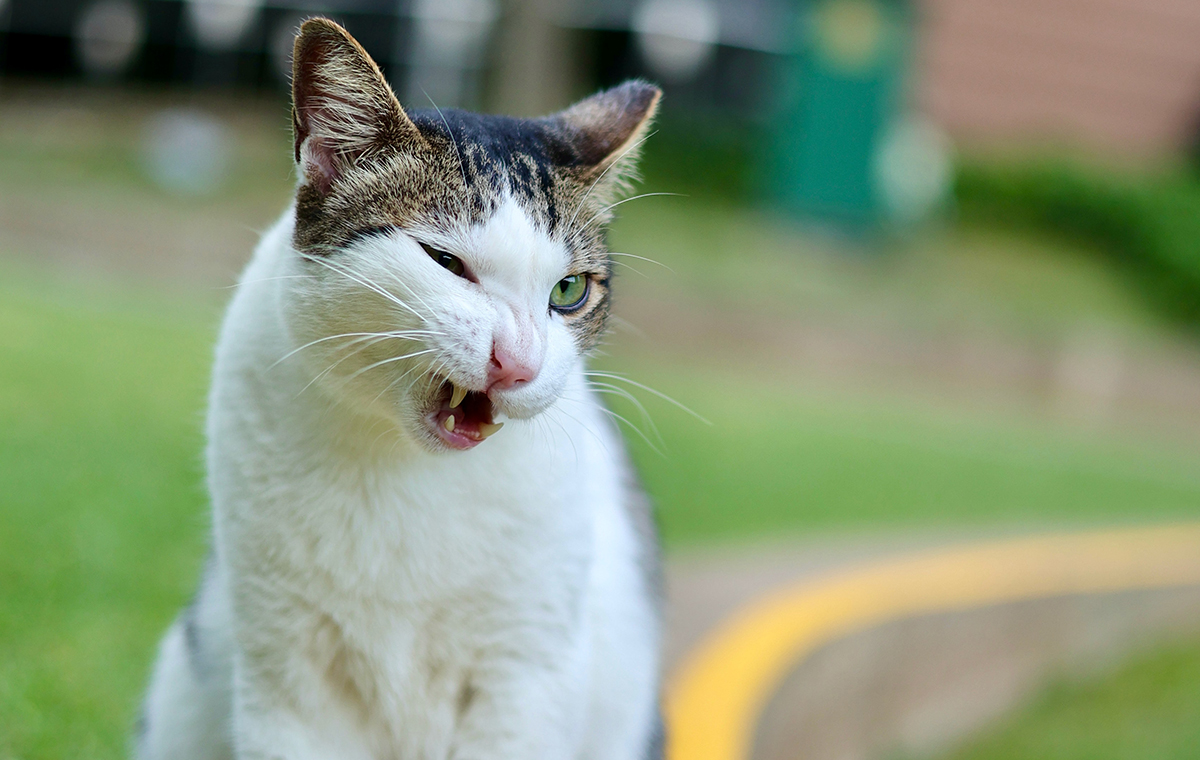
#> input picture day09/cat.jpg, 1200 x 760 px, found by its file name
$ python p59_opencv.py
#> lines starting #> are read from the running program, lines starting #| are printed output that depends on the picture
# file : p59_opencv.py
# desc : OpenCV 활용

# OpenCV 실시간 이미지 프로세싱 라이브러리
'''
> pip install opencv-python
'''
import cv2

# print(cv2.__version__)    # OpenCV 설치 확인
image = cv2.imread('./day09/cat.jpg',cv2.IMREAD_UNCHANGED)  # cv2.IMREAD_GRAYSCALE -> 컬러이미지를 흑백으로 변환
#> image is the input picture: shape (760, 1200, 3); mean B, G, R 120.6, 149.9, 135.1
gray = cv2.cvtColor(image, cv2.COLOR_BGR2GRAY)  # 원본을 흑백으로 변경
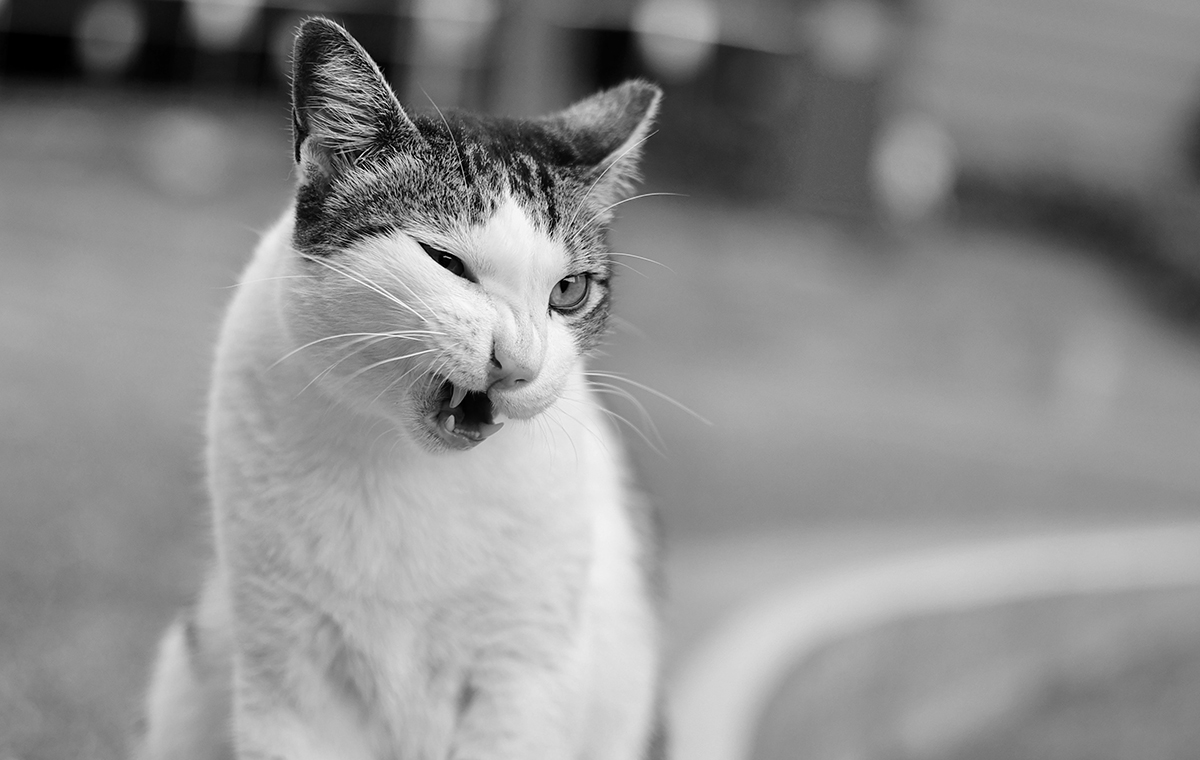
#> gray: shape (760, 1200); min 0, max 255, mean 142.1


height, width, channel = image.shape
#> height = 760; width = 1200; channel = 3
print(height, width, channel)
#| 760 1200 3

sizeSmall = cv2.resize(image,(height//2, width//2))
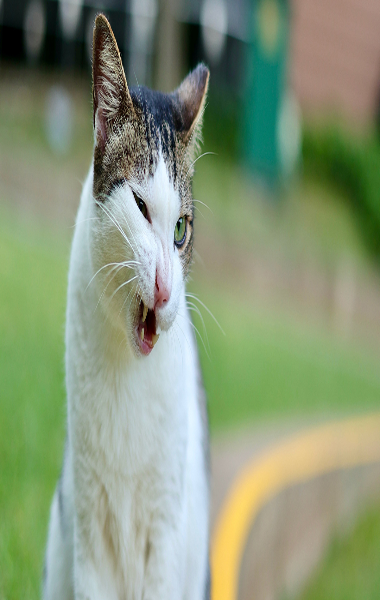
#> sizeSmall: shape (600, 380, 3); mean B, G, R 120.5, 149.8, 135

img_cropped = image[:(height//2),:(width//2)]  # x,y 축을 반으로 잘라 반만 나옴
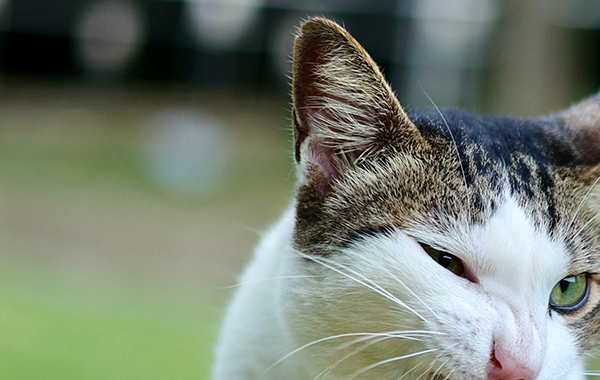
#> img_cropped: shape (380, 600, 3); mean B, G, R 111.3, 125.7, 116.3

cv2.imshow('Cat, color',image)  # 원본
cv2.imshow('Reduced Cat', sizeSmall)  # 반으로 줄인  사이즈
cv2.imshow('Cat, gray', gray)   # 흑백
cv2.imshow('half Cat', img_cropped)
cv2.waitKey(0)
cv2.destroyAllWindows()

$ run again, with day09/tropical_beach.jpg copied over day09/cat.jpg
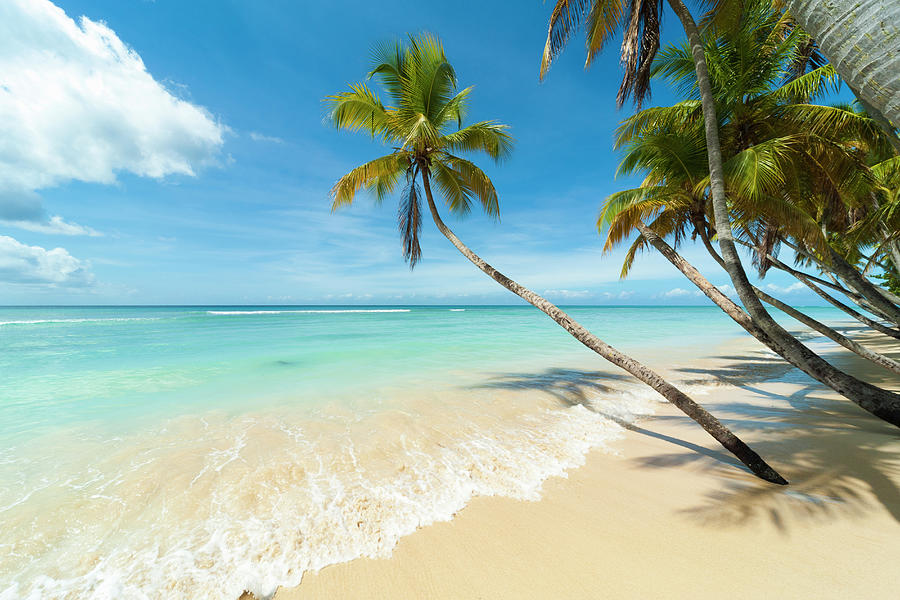
#> input picture day09/tropical_beach.jpg, 900 x 600 px, found by its file name
#> image is the input picture: shape (600, 900, 3); mean B, G, R 172.2, 178.7, 150
#| 600 900 3
#> `sizeSmall = cv2.resize(image,(height//2, width//2))`:
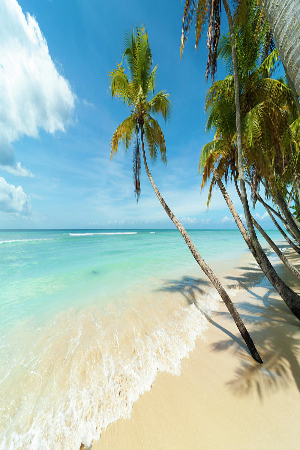
#> sizeSmall: shape (450, 300, 3); mean B, G, R 172.2, 178.7, 150
#> `img_cropped = image[:(height//2),:(width//2)]`:
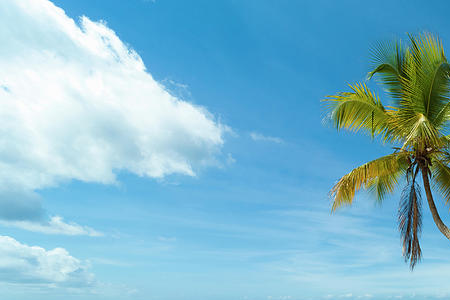
#> img_cropped: shape (300, 450, 3); mean B, G, R 206.3, 184.8, 128.3
